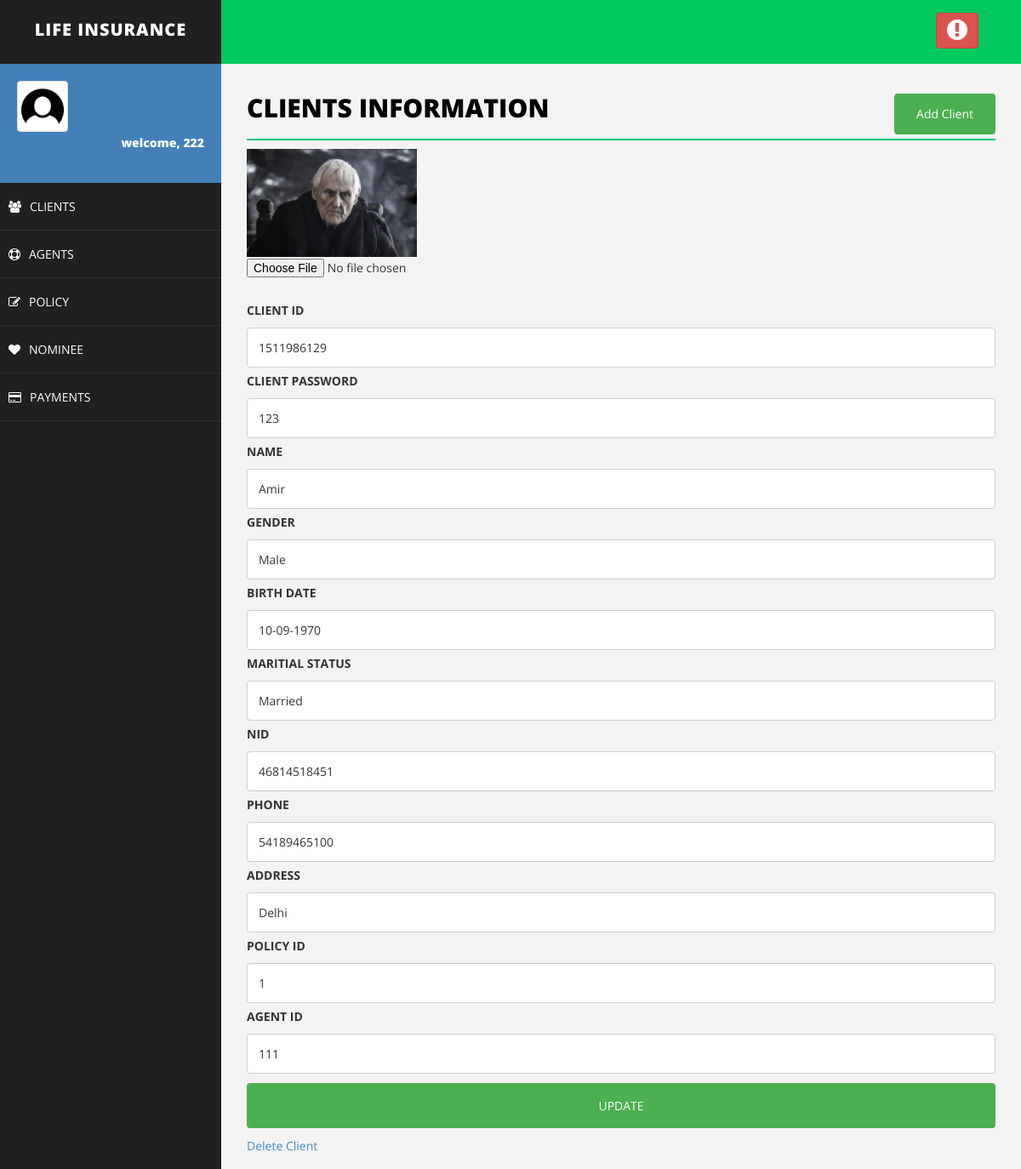
The page /lims/editClient.php?client_id=1511986129 (signed in) on the database its author committed.
### tables this page shows
CREATE TABLE `client` (
  `client_id` varchar(200) NOT NULL,
  `client_password` varchar(30) NOT NULL,
  `name` varchar(50) NOT NULL,
  `sex` varchar(20) NOT NULL,
  `birth_date` varchar(20) NOT NULL,
  `marital_status` varchar(20) NOT NULL,
  `nid` varchar(50) NOT NULL,
  `phone` varchar(20) NOT NULL,
  `address` varchar(50) NOT NULL,
  `policy_id` varchar(50) NOT NULL,
  `agent_id` varchar(20) NOT NULL,
  `image` varchar(200) NOT NULL
);

### lims/editClient.php (the view, shortened to what this page needs)
<!DOCTYPE html>
<html>
<head>
    <link href="assets/css/bootstrap.css" rel="stylesheet" />
    <link href="assets/css/font-awesome.css" rel="stylesheet" />
    <link href="assets/css/basic.css" rel="stylesheet" />
    <link href="assets/css/custom.css" rel="stylesheet" />
</head>
<body>
<?php include 'header.php';
?>
        <div id="page-wrapper">
                <div class="row">
                    <div class="col-md-12">
                        <h1 class="page-head-line">Clients Information
						<button class="btn" align="center">
						<a href="addclient.php" class="btn">Add Client</a>
						</button>
						</h1>
                    </div>
                </div>
<?php
	if($_SERVER["REQUEST_METHOD"] == "GET"){
		$client_id = $_GET["client_id"];
	}
	$temp_id="";
	$master_id="ahmed";
	$sql = "SELECT agent_id from client where client_id='$client_id'";
	$result = $conn->query($sql);
	while($row = $result->fetch_assoc()) {
		$temp_id= $row['agent_id'];
	}
	if($_SESSION["username"]==($temp_id || $master_id)){
	$sql = "SELECT * from client where client_id='$client_id'";
	$result = $conn->query($sql);
	  echo "<div>\n";
	while($row = $result->fetch_assoc()) {
		$images = $row["image"];
?>
<img class="profile-user-img img-responsive"  width="200px" height="200px" src="<?php echo "../project/uploads/".$images ?>" alt="User profile picture">
<form action="updateClient.php" method="post" enctype="multipart/form-data">
<input type="file" name="fileToUpload"><br>
<?php
		echo "<label for=\"fname\">CLIENT ID</label>";
	    echo "<input type=\"text\" client_id=\"fname\" name=\"client_id\" placeholder=\"clients id..\" value=\"$row[client_id]\">";
		echo "<label for=\"fname\">CLIENT PASSWORD</label>";
	    echo "<input type=\"text\" client_id=\"fname\" name=\"client_password\" placeholder=\"clients password..\" value=\"$row[client_password]\">";
		echo "<label for=\"fname\">NAME</label>";
	    echo "<input type=\"text\" client_id=\"fname\" name=\"name\" placeholder=\"clients name..\" value=\"$row[name]\">";
		echo "<label for=\"fname\">GENDER</label>";
		echo "<input type=\"text\" client_id=\"fname\" name=\"sex\" placeholder=\"clients gender..\" value=\"$row[sex]\">";
		echo "<label for=\"fname\">BIRTH DATE</label>";
		echo "<input type=\"text\" client_id=\"fname\" name=\"birth_date\" placeholder=\"clients Birth Date..\" value=\"$row[birth_date]\">";
		echo "<label for=\"fname\">MARITIAL STATUS</label>";
		echo "<input type=\"text\" client_id=\"fname\" name=\"marital_status\" placeholder=\"clients Maritial Status..\" value=\"$row[marital_status]\">";
		echo "<label for=\"fname\">NID</label>";
		echo "<input type=\"text\" client_id=\"fname\" name=\"nid\" placeholder=\"clients NID..\" value=\"$row[nid]\">";
		echo "<label for=\"fname\">PHONE</label>";
		echo "<input type=\"text\" client_id=\"fname\" name=\"phone\" placeholder=\"clients Phone..\" value=\"$row[phone]\">";
		echo "<label for=\"fname\">ADDRESS</label>";
		echo "<input type=\"text\" client_id=\"fname\" name=\"address\" placeholder=\"clients Address..\" value=\"$row[address]\">";
		echo "<label for=\"fname\">POLICY ID</label>";
		echo "<input type=\"text\" client_id=\"fname\" name=\"policy_id\" placeholder=\"policy id..\" value=\"$row[policy_id]\">";
		echo "<label for=\"fname\">AGENT ID</label>";
		echo "<input type=\"text\" client_id=\"fname\" name=\"agent_id\" placeholder=\"agent id..\" value=\"$row[agent_id]\">";
		?>
			<input type="submit" value="UPDATE" name="submit">
			</form>
		<?php
	echo "<a href='deleteClient.php?client_id=".$client_id."'>Delete Client</a>";
echo "</div>\n";
    }
	}else{ echo "you are not authorized to edit this client";
	}
?>
        </div>
    </div>
</body>
</html>

### lims/assets/css/basic.css (style rules this page uses)
body { font-family: 'Open Sans', sans-serif; line-height:25px; }
#page-wrapper { padding: 15px 15px; min-height: 600px; background: #F3F3F3; }
.page-head-line { font-size: 30px; text-transform: uppercase; color: #000; font-weight: 800; padding-bottom: 20px; border-bottom: 2px solid #00CA79; margin-bottom: 10px; }
@media (min-width:768px) { #page-wrapper { margin: 0 0 0 260px; padding: 15px 30px; min-height: 1200px; } }

### lims/editClient.php (style rules this page uses)
input[type=text], select { width: 100%; padding: 10px 13px; margin: 3px 0; display: inline-block; border: 1px solid #ccc; border-radius: 4px; box-sizing: border-box; }
input[type=submit] { width: 100%; background-color: #4CAF50; color: white; padding: 14px 20px; margin: 8px 0; border: none; border-radius: 4px; cursor: pointer; }
.btn { background-color: #4CAF50; float: right; color:white; text-decoration:none; }

### rows shown on the page
client: image (picture), client_id "1511986129", client_password "123", name "Amir", sex "Male", birth_date "10-09-1970", marital_status "Married", nid "46814518451", phone "54189465100", address "Delhi", policy_id "1", agent_id "111"

### other values the page prints
$_SESSION["username"] "222"
